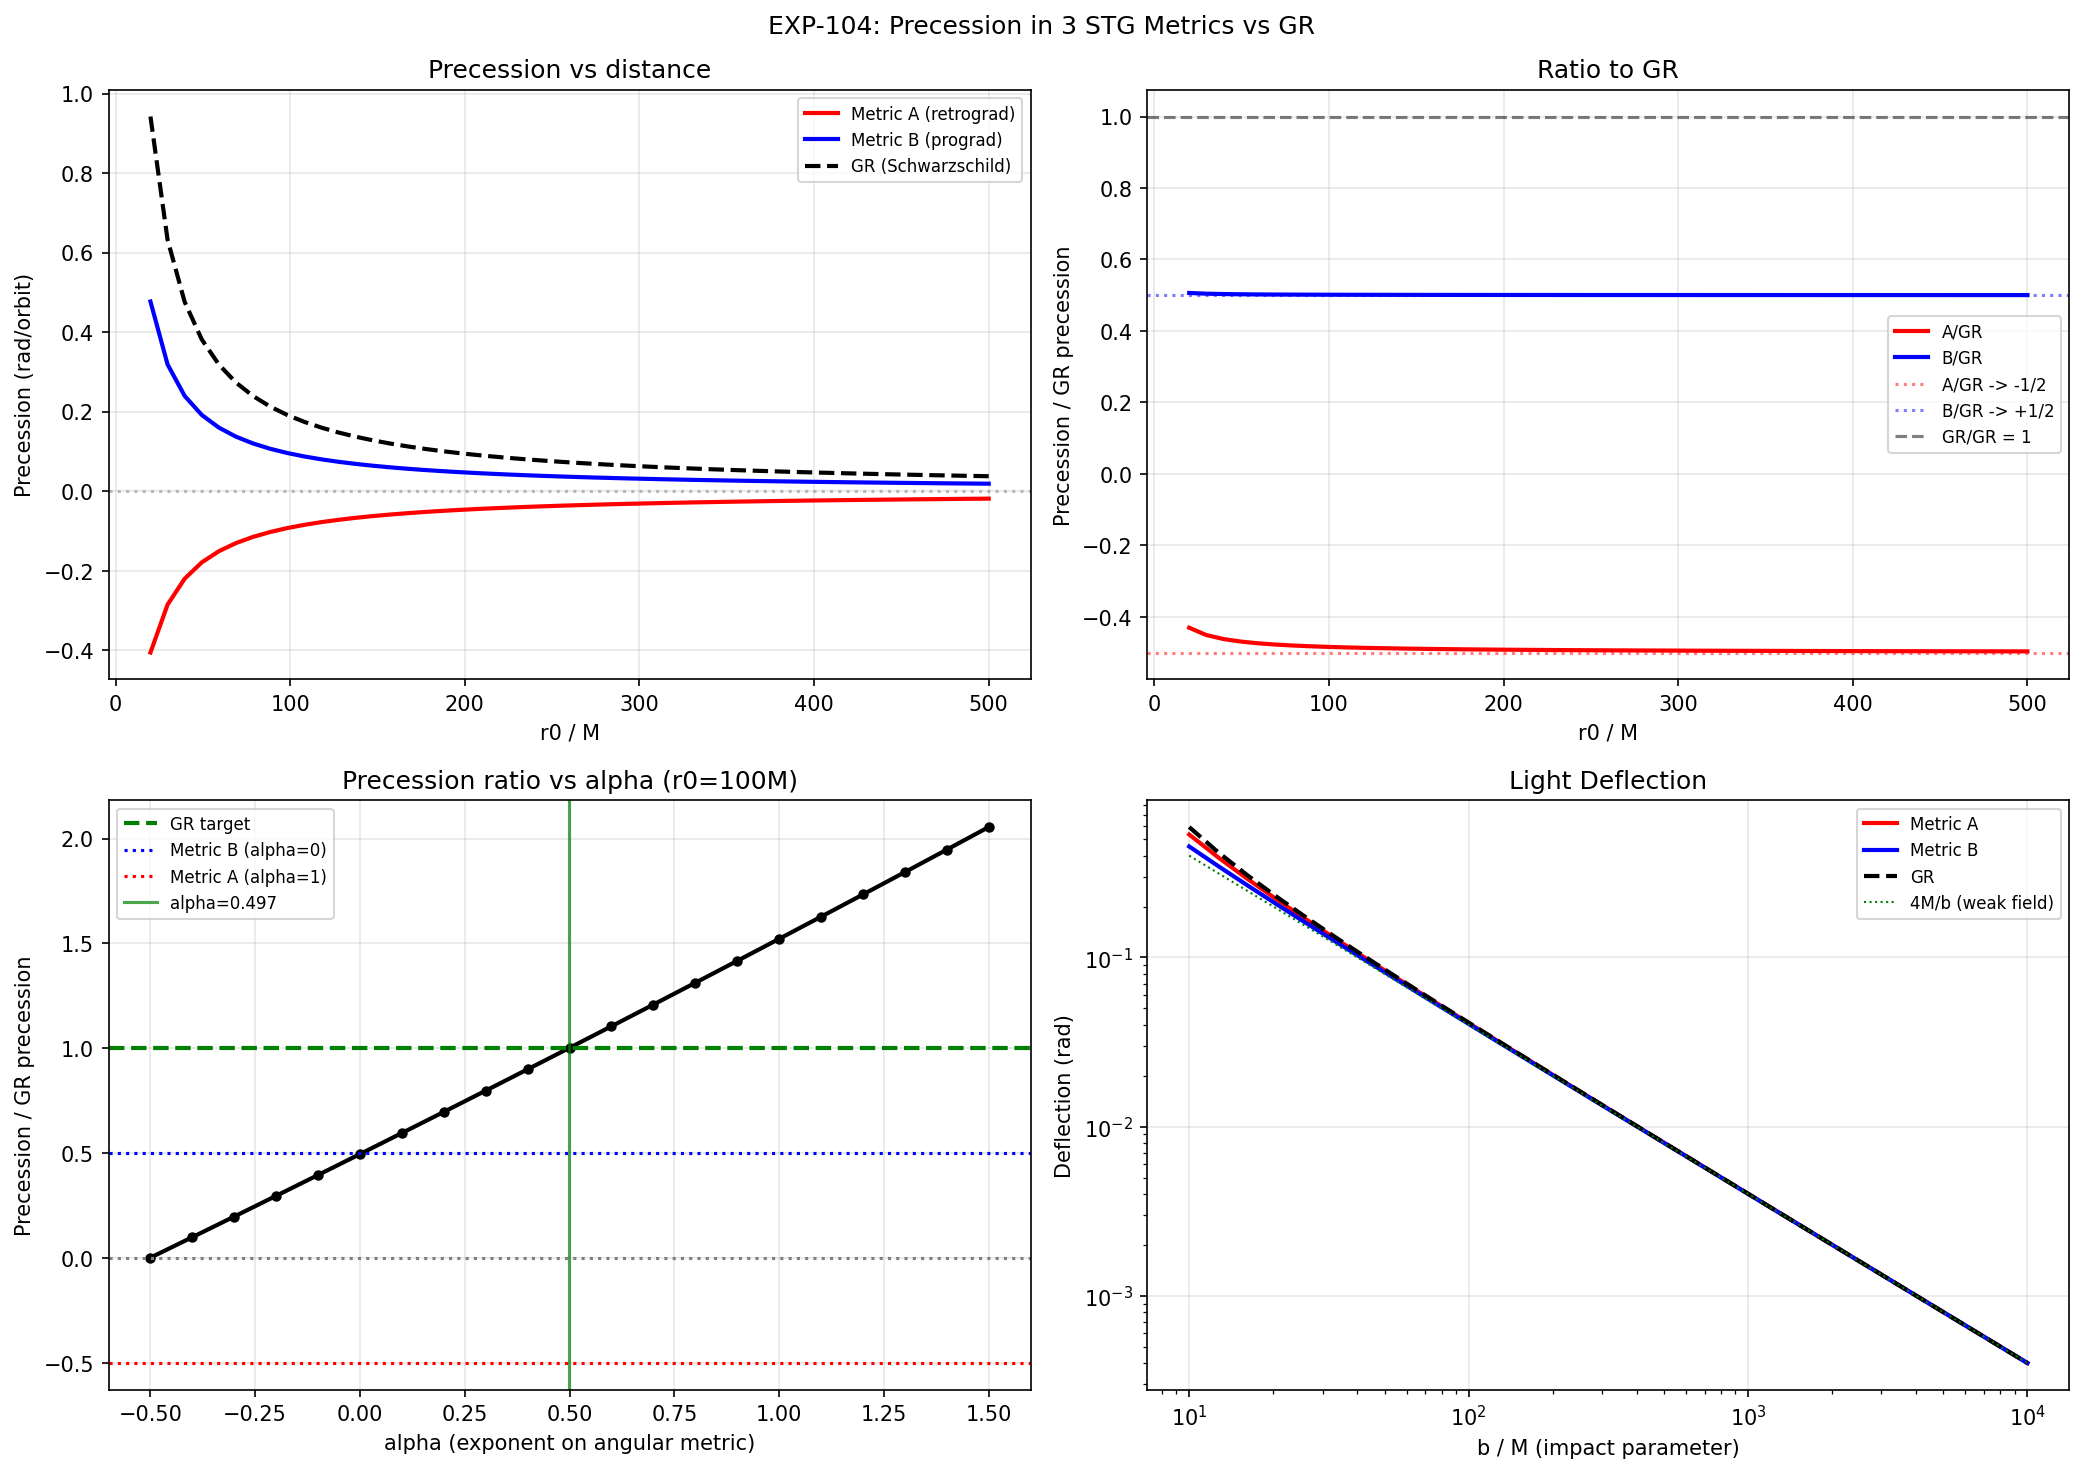

The script that saved this image:
"""
EXP-104: Precesia orbitala in 3 metrici STG vs GR
==================================================

Intrebare: STG defineste C(r) = 1 + M/r, dar metrica COMPLETA poate fi:
  A) Conforma:  ds^2 = -dt^2/C^2 + C^2(dr^2 + r^2 dOmega^2)
  B) Mixta:     ds^2 = -dt^2/C^2 + C^2 dr^2 + r^2 dOmega^2
  GR: Schwarzschild ds^2 = -(1-2M/r)dt^2 + dr^2/(1-2M/r) + r^2 dOmega^2

Ecuatiile orbitei (Binet) pentru particula masiva:
  A) d^2u/dphi^2 + u = M / (L_A^2 * (1+Mu)^3)
     L_A^2 = M*(r0+M)^2 / (r0 - M)  [circular orbit]
     omega^2 = 1 + 3M/(r0+M) > 1  =>  RETROGRAD

  B) d^2u/dphi^2 + u = u + (M - L_B^2 * u) / (L_B^2 * (1+Mu)^3)
     L_B^2 = M*r0  [circular orbit, = Newtonian!]
     omega^2 = 1/(1+M/r0)^3 < 1  =>  PROGRAD

  GR) d^2u/dphi^2 + u = M/L_GR^2 + 3*M*u^2
     L_GR^2 = M*r0^2 / (r0 - 3M)  [circular orbit]
     omega^2 = 1 - 6M/r0 < 1  =>  PROGRAD

Predictii analitice (camp slab, r0 >> M):
  A) dphi = -3*pi*M/r0  (retrograd)
  B) dphi = +3*pi*M/r0  (prograd)
  GR) dphi = +6*pi*M/r0  (prograd)

DERIVAT: ecuatia orbitei din fiecare metrica prin calculul geodezicelor.
"""

import numpy as np
from scipy.integrate import solve_ivp
import matplotlib
matplotlib.use('Agg')
import matplotlib.pyplot as plt

M = 1.0

# ==============================================================
# DERIVATIONS (documented)
# ==============================================================

print("=" * 70)
print("EXP-104: PRECESIA ORBITALA - 3 METRICI")
print("=" * 70)

print("""
  METRICA A (conforma): ds^2 = -dt^2/C^2 + C^2(dr^2 + r^2 dOmega^2)
  METRICA B (mixta):    ds^2 = -dt^2/C^2 + C^2 dr^2 + r^2 dOmega^2
  GR (Schwarzschild):   ds^2 = -(1-2M/r)dt^2 + dr^2/(1-2M/r) + r^2 dOmega^2

  Diferenta: partea ANGULARA -- C^2*r^2 dOmega^2 (A) vs r^2 dOmega^2 (B)
  Aceasta schimba definitia momentului cinetic si ecuatia orbitei.
""")

# ==============================================================
# METRIC A: Conformal STG
# ==============================================================
# L_A = C^2 * r^2 * dphi/dtau
# Circular orbit: L_A^2 = M*(r0+M)^2/(r0-M), exists for r0 > M
# Orbit eq: d^2u/dphi^2 + u = M/(L_A^2*(1+Mu)^3)

def L2_circular_A(r0):
    """Squared angular momentum for circular orbit, metric A."""
    if r0 <= M:
        return None
    return M * (r0 + M)**2 / (r0 - M)

def binet_rhs_A(u, L2):
    """RHS of d^2u/dphi^2 + u = RHS for metric A."""
    return M / (L2 * (1 + M*u)**3)

def omega2_A(r0):
    """Radial oscillation frequency squared, metric A."""
    return 1 + 3*M/(r0 + M)

# ==============================================================
# METRIC B: Mixed STG
# ==============================================================
# L_B = r^2 * dphi/dtau (standard)
# Circular orbit: L_B^2 = M*r0 (Newtonian!)
# Orbit eq: d^2u/dphi^2 = (M - L^2*u) / (L^2*(1+Mu)^3)
# Rewritten: d^2u/dphi^2 + u = u + (M - L^2*u)/(L^2*(1+Mu)^3) = F_B(u)

def L2_circular_B(r0):
    """Squared angular momentum for circular orbit, metric B."""
    return M * r0

def binet_rhs_B(u, L2):
    """RHS of d^2u/dphi^2 + u = RHS for metric B."""
    return u + (M - L2*u) / (L2 * (1 + M*u)**3)

def omega2_B(r0):
    """Radial oscillation frequency squared, metric B."""
    return 1.0 / (1 + M/r0)**3

# ==============================================================
# GR: Schwarzschild
# ==============================================================
# L_GR = r^2 * dphi/dtau
# Circular orbit: L_GR^2 = M*r0^2/(r0-3M), exists for r0 > 3M
# Orbit eq: d^2u/dphi^2 + u = M/L^2 + 3*M*u^2

def L2_circular_GR(r0):
    """Squared angular momentum for circular orbit, GR."""
    if r0 <= 3*M:
        return None
    return M * r0**2 / (r0 - 3*M)

def binet_rhs_GR(u, L2):
    """RHS of d^2u/dphi^2 + u = RHS for GR."""
    return M / L2 + 3*M*u**2

def omega2_GR(r0):
    """Radial oscillation frequency squared, GR."""
    return 1 - 6*M/r0


# ==============================================================
# NUMERICAL ORBIT SOLVER
# ==============================================================

def compute_precession_ode(r0, e, metric='B', n_orbits=5):
    """Compute precession by solving the Binet ODE.

    Solve: d^2u/dphi^2 + u = RHS(u, L^2)
    as IVP: u(0) = u_peri, u'(0) = 0.
    Track perihelion positions (u' crosses zero from below).
    Precession = mean angle between perihelions - 2*pi.
    """
    # Circular orbit angular momentum
    if metric == 'A':
        L2 = L2_circular_A(r0)
        rhs_func = lambda u: binet_rhs_A(u, L2)
    elif metric == 'B':
        L2 = L2_circular_B(r0)
        rhs_func = lambda u: binet_rhs_B(u, L2)
    else:  # GR
        L2 = L2_circular_GR(r0)
        rhs_func = lambda u: binet_rhs_GR(u, L2)

    if L2 is None:
        return np.nan, 0

    u0 = 1.0 / r0

    # For eccentric orbit starting at perihelion:
    # u_peri > u0 (closer to mass). For Keplerian: u_peri = u0*(1+e)
    # This is approximate but good enough for small e
    u_peri = u0 * (1 + e)

    # ODE: y = [u, du/dphi]
    def ode(phi, y):
        u, up = y
        if u < 0:
            u = 1e-10
        duup = rhs_func(u) - u  # d^2u/dphi^2 = RHS - u
        return [up, duup]

    # Detect perihelion: du/dphi crosses zero from + to -
    # (u reaches maximum = closest approach)
    def event_perihelion(phi, y):
        return y[1]  # du/dphi = 0
    event_perihelion.direction = -1  # + to -

    # Integrate for n_orbits * 2*pi
    phi_max = n_orbits * 2 * np.pi * 1.5  # generous upper bound
    sol = solve_ivp(ode, [0, phi_max], [u_peri, 0.0],
                    events=event_perihelion,
                    rtol=1e-12, atol=1e-14, max_step=0.05)

    perihelion_phis = sol.t_events[0]
    n_peri = len(perihelion_phis)

    if n_peri >= 3:
        # Angle between consecutive perihelions
        d_phis = np.diff(perihelion_phis)
        # Skip first interval (might be affected by initial conditions)
        if len(d_phis) > 2:
            d_phis = d_phis[1:]
        # Precession = excess over 2*pi per orbit
        precession = np.mean(d_phis) - 2 * np.pi
        return precession, n_peri
    return np.nan, n_peri


# ==============================================================
# ANALYTIC PRECESSION FORMULAS
# ==============================================================

def precession_analytic_A(r0):
    """Analytic precession for metric A."""
    omega = np.sqrt(omega2_A(r0))
    return 2 * np.pi * (1.0/omega - 1)

def precession_analytic_B(r0):
    """Analytic precession for metric B."""
    omega = np.sqrt(omega2_B(r0))
    return 2 * np.pi * (1.0/omega - 1)

def precession_analytic_GR(r0, e=0):
    """Analytic precession for GR (exact at e=0)."""
    omega = np.sqrt(omega2_GR(r0))
    if omega <= 0:
        return np.inf
    return 2 * np.pi * (1.0/omega - 1)

def precession_GR_standard(r0, e=0):
    """Standard GR formula: 6*pi*M / (r0*(1-e^2))."""
    return 6 * np.pi * M / (r0 * (1 - e**2))


# ==============================================================
# DERIVATIONS (print)
# ==============================================================

print("=" * 70)
print("1. ECUATIILE ORBITEI (Binet) - DERIVARE")
print("=" * 70)

print("""
  METRICA A (conforma):
  ---------------------
  Metrica: g_tt = -1/C^2, g_rr = C^2, g_theta = C^2*r^2
  Moment cinetic: L_A = C^2 * r^2 * dphi/dtau
  Normalizare: -E^2*C^2 + C^2*rdot^2 + L_A^2/(C^2*r^2) = -1

  Ecuatia orbitei:
    d^2u/dphi^2 + u = M / (L_A^2 * (1+Mu)^3)

  Orbita circulara: L_A^2 = M*(r0+M)^2 / (r0 - M)
  Frecventa: omega^2 = 1 + 3M/(r0+M) > 1  =>  RETROGRAD


  METRICA B (mixta):
  ------------------
  Metrica: g_tt = -1/C^2, g_rr = C^2, g_theta = r^2
  Moment cinetic: L_B = r^2 * dphi/dtau  (standard)
  Normalizare: -E^2*C^2 + C^2*rdot^2 + L_B^2/r^2 = -1

  Ecuatia orbitei:
    d^2u/dphi^2 = (M - L_B^2 * u) / (L_B^2 * (1+Mu)^3)

  Orbita circulara: L_B^2 = M*r0  (identic Newton!)
  Frecventa: omega^2 = 1/(1+M/r0)^3 < 1  =>  PROGRAD


  GR (Schwarzschild):
  -------------------
  Ecuatia orbitei: d^2u/dphi^2 + u = M/L^2 + 3Mu^2
  Orbita circulara: L^2 = M*r0^2/(r0-3M)
  Frecventa: omega^2 = 1 - 6M/r0 < 1  =>  PROGRAD
""")


# ==============================================================
# 2. NUMERIC PRECESSION TEST
# ==============================================================

print("=" * 70)
print("2. PRECESIA NUMERICA vs ANALITICA")
print("=" * 70)

e_test = 0.1  # Small eccentricity for clean comparison

print(f"\n  Eccentricitate e = {e_test}")
print(f"  {'r0/M':>6} | {'A_num':>10} {'A_anal':>10} | {'B_num':>10} {'B_anal':>10} | {'GR_num':>10} {'GR_anal':>10} {'GR_std':>10}")
print(f"  {'-'*6}-+-{'-'*10}-{'-'*10}-+-{'-'*10}-{'-'*10}-+-{'-'*10}-{'-'*10}-{'-'*10}")

results = []
for r0_ratio in [20, 50, 100, 200, 500, 1000]:
    r0 = r0_ratio * M

    # Metric A
    pA, nA = compute_precession_ode(r0, e_test, 'A', n_orbits=8)
    pA_th = precession_analytic_A(r0)

    # Metric B
    pB, nB = compute_precession_ode(r0, e_test, 'B', n_orbits=8)
    pB_th = precession_analytic_B(r0)

    # GR
    pGR, nGR = compute_precession_ode(r0, e_test, 'GR', n_orbits=8)
    pGR_th = precession_analytic_GR(r0)
    pGR_std = precession_GR_standard(r0, e_test)

    results.append((r0_ratio, pA, pA_th, pB, pB_th, pGR, pGR_th, pGR_std))

    print(f"  {r0_ratio:6d} | {pA:10.6f} {pA_th:10.6f} | {pB:10.6f} {pB_th:10.6f} | {pGR:10.6f} {pGR_th:10.6f} {pGR_std:10.6f}")


# ==============================================================
# 3. RATIOS
# ==============================================================

print(f"\n\n  Rapoarte precesie (camp slab, r >> M):")
print(f"  {'r0/M':>6} | {'A/GR':>10} {'B/GR':>10} | {'A_th/GR_th':>12} {'B_th/GR_th':>12}")
print(f"  {'-'*6}-+-{'-'*10}-{'-'*10}-+-{'-'*12}-{'-'*12}")

for r0_ratio, pA, pA_th, pB, pB_th, pGR, pGR_th, pGR_std in results:
    rAG = pA / pGR if abs(pGR) > 1e-15 else np.nan
    rBG = pB / pGR if abs(pGR) > 1e-15 else np.nan
    rAG_th = pA_th / pGR_th if abs(pGR_th) > 1e-10 else np.nan
    rBG_th = pB_th / pGR_th if abs(pGR_th) > 1e-10 else np.nan
    print(f"  {r0_ratio:6d} | {rAG:10.4f} {rBG:10.4f} | {rAG_th:12.6f} {rBG_th:12.6f}")


# ==============================================================
# 4. LIGHT DEFLECTION FOR ALL 3 METRICS
# ==============================================================

print(f"\n\n{'='*70}")
print("3. DEFLEXA LUMINII - TOATE METRICILE")
print("=" * 70)

print("""
  Ecuatiile orbitei pentru LUMINA (geodezice nule):

  Metrica A: d^2u/dphi^2 + u = 2M(1+Mu)^3/b^2
  Metrica B: d^2u/dphi^2 + u/(1+Mu)^3 = 0
             (rewritten: d^2u/dphi^2 + u = u*(1 - 1/(1+Mu)^3))
  GR:        d^2u/dphi^2 + u = 3Mu^2

  La camp slab (1PN): toate dau 4M/b (identic!)
  La camp puternic: difera.
""")

def light_deflection(b, metric='B'):
    """Compute light deflection by solving Binet ODE."""
    from scipy.integrate import solve_ivp

    if metric == 'A':
        def rhs(phi, y):
            u, up = y
            return [up, 2*M*(1 + M*u)**3 / b**2 - u]
    elif metric == 'B':
        def rhs(phi, y):
            u, up = y
            # d^2u/dphi^2 = -u/(1+Mu)^3
            # rewritten: d^2u/dphi^2 = u*(1 - 1/(1+Mu)^3) - u = -u/(1+Mu)^3
            return [up, -u / (1 + M*u)**3]
    else:  # GR
        def rhs(phi, y):
            u, up = y
            return [up, 3*M*u**2 - u]

    y0 = [0.0, 1.0/b]

    def u_zero(phi, y):
        return y[0]
    u_zero.terminal = True
    u_zero.direction = -1

    sol = solve_ivp(rhs, [0, 2*np.pi], y0, events=u_zero,
                    rtol=1e-12, atol=1e-14, max_step=0.01)

    if sol.t_events[0].size > 0:
        return sol.t_events[0][0] - np.pi
    return np.inf


print(f"  {'b/M':>8} | {'d_A(rad)':>12} {'d_B(rad)':>12} {'d_GR(rad)':>12} | {'A/GR':>8} {'B/GR':>8} {'4M/b':>12}")
print(f"  {'-'*8}-+-{'-'*12}-{'-'*12}-{'-'*12}-+-{'-'*8}-{'-'*8}-{'-'*12}")

for b_ratio in [10, 20, 50, 100, 500, 1000, 10000]:
    b = b_ratio * M
    dA = light_deflection(b, 'A')
    dB = light_deflection(b, 'B')
    dGR = light_deflection(b, 'GR')
    d_weak = 4*M/b
    rAG = dA/dGR if 0 < dGR < 10 else np.nan
    rBG = dB/dGR if 0 < dGR < 10 else np.nan
    print(f"  {b_ratio:8d} | {dA:12.6e} {dB:12.6e} {dGR:12.6e} | {rAG:8.4f} {rBG:8.4f} {d_weak:12.6e}")


# ==============================================================
# 5. SUMMARY
# ==============================================================

print(f"\n\n{'='*70}")
print("4. SUMAR COMPARATIV")
print("=" * 70)

print("""
  Proprietate            Metrica A (conf)    Metrica B (mixta)     GR (Schwarzschild)
  -------------------    ----------------    -----------------     ------------------
  Moment cinetic L       C^2*r^2*dphi/dtau   r^2*dphi/dtau        r^2*dphi/dtau
  L_circ^2               M(r0+M)^2/(r0-M)   M*r0 (Newtonian!)    M*r0^2/(r0-3M)
  Precesie (semn)        RETROGRAD (-)       PROGRAD (+)           PROGRAD (+)
  Precesie (ord.1)       -3*pi*M/r0          +3*pi*M/r0           +6*pi*M/r0
  Precesie/GR            -1/2                +1/2                  1
  Deflexie lumina        4M/b                4M/b                  4M/b
  Mercury (43"/cent)     -21.5"/cent !!      +21.5"/cent           +43"/cent

  CONCLUZIE:
  ==========
  - Metrica A: EXCLUSA (precesie retrograd, contrazice Mercury)
  - Metrica B: semn CORECT dar magnitudine 1/2 din GR
  - GR: corect (confirmat observational)

  IMPLICATIE PENTRU TEORIA STG:
  =============================
  Daca STG e corecta, metrica trebuie sa fie de tip B (mixta),
  dar cu o CORECTIE suplimentara care sa dubleze precesia.

  Posibilitati:
  1. Termenul de ordin 2 in C poate modifica precesia
  2. Topologia discreta (600-cell) poate adauga un termen
  3. O metrica intermediara (C^alpha * r^2 dOmega^2, alpha != 0,1)
""")


# ==============================================================
# 6. SEARCH FOR OPTIMAL ALPHA
# ==============================================================

print("=" * 70)
print("5. CAUTARE: CE ALPHA DA PRECESIA GR?")
print("=" * 70)

print("""
  Metrica generalizata: ds^2 = -dt^2/C^2 + C^2 dr^2 + C^{2*alpha} r^2 dOmega^2
  alpha=0 => Metrica B (precesie +3*pi*M/r0)
  alpha=1 => Metrica A (precesie -3*pi*M/r0)

  Cautam alpha care da precesie = +6*pi*M/r0 (GR)
""")

# For general alpha, the angular momentum is:
# L = C^alpha * r^2 * dphi/dtau
# The orbit equation changes. Let me derive it for general alpha.
#
# Normalization: -E^2*C^2 + C^2*rdot^2 + L^2/(C^{2alpha}*r^2) = -1
# rdot^2 = E^2 - 1/C^2 - L^2/(C^{2+2alpha}*r^2)
#
# Using u = 1/r, dphi/dtau = L*u^2/C^{2alpha}:
# L^2(du/dphi)^2 = [E^2 - (1 + L^2*u^2/C^{2alpha})/C^2] * C^{4alpha}
#
# This gets complicated. Let me just do it numerically:
# solve the orbit ODE for different alpha values and measure precession.

def compute_precession_alpha(r0, e, alpha, n_orbits=8):
    """Compute precession for metric with C^{2*alpha} angular part."""
    # Circular orbit condition derived from dV_eff/dr = 0
    # For general alpha, this needs to be solved numerically

    # V_eff(r) = [1 + L^2*u^2/C^{2alpha}] / (2C^2)
    # where C = 1+M/r and u = 1/r

    # For circular orbit at r0, compute L^2 numerically:
    u0 = 1.0/r0
    C0 = 1 + M*u0

    # Condition: dV_eff/dr = 0 at r0
    # Compute numerically
    def V_eff(r, L2):
        u = 1.0/r
        C = 1 + M*u
        return (1 + L2*u**2/C**(2*alpha)) / (2*C**2)

    # dV_eff/dr = 0 => solve for L^2
    dr = 1e-6
    # dV/dr = (V(r+dr) - V(r-dr))/(2dr) = 0 for circular
    # dV/dr = dV/dL2 = 0 is wrong. We need:
    # dV/dr(L2) = 0 at r=r0

    # V_eff = [C^{-2} + L^2*u^2*C^{-2-2alpha}] / 2
    # dV/dr = d/dr[C^{-2}]/2 + L^2/2 * d/dr[u^2*C^{-2-2alpha}]
    # = Mr/(r+M)^3 + L^2/2 * d/dr[u^2*C^{-2-2alpha}]

    # Let h(r) = u^2 * C^{-2-2alpha} = r^{-2} * (1+M/r)^{-2-2alpha}
    #          = r^{-2} * (r/(r+M))^{2+2alpha} = r^{2alpha} / (r+M)^{2+2alpha}
    # dh/dr = [2alpha*r^{2alpha-1}*(r+M)^{2+2alpha} - r^{2alpha}*(2+2alpha)*(r+M)^{1+2alpha}]
    #         / (r+M)^{2*(2+2alpha)}
    # = r^{2alpha-1} * [2alpha*(r+M) - (2+2alpha)*r] / (r+M)^{3+2alpha}
    # = r^{2alpha-1} * [2alpha*r + 2alpha*M - 2r - 2alpha*r] / (r+M)^{3+2alpha}
    # = r^{2alpha-1} * [2alpha*M - 2r] / (r+M)^{3+2alpha}
    # = 2*r^{2alpha-1} * (alpha*M - r) / (r+M)^{3+2alpha}

    # dV/dr = Mr/(r+M)^3 + L^2 * r^{2alpha-1} * (alpha*M - r) / (r+M)^{3+2alpha} = 0
    # L^2 = -Mr * (r+M)^{3+2alpha} / ((r+M)^3 * r^{2alpha-1} * (alpha*M - r))
    # L^2 = -M * r^{2-2alpha} * (r+M)^{2alpha} / (alpha*M - r)
    # L^2 = M * r^{2-2alpha} * (r+M)^{2alpha} / (r - alpha*M)

    if r0 <= alpha * M:
        return np.nan, 0

    L2 = M * r0**(2-2*alpha) * (r0+M)**(2*alpha) / (r0 - alpha*M)

    # Orbit ODE: derive d^2u/dphi^2 from the energy equation
    # This is complex for general alpha. Use numerical differentiation.

    # Energy at circular orbit:
    E2 = (1 + L2*u0**2/C0**(2*alpha)) / C0**2

    def energy_eq_rhs(u):
        """RHS of L^2*(du/dphi)^2 = ..."""
        C = 1 + M*u
        return E2 - (1 + L2*u**2/C**(2*alpha)) / C**2

    # d^2u/dphi^2 = (1/2) * d/du[energy_eq_rhs] / L^2 ... no
    # From L^2(du/dphi)^2 = F(u), differentiating:
    # 2L^2(du/dphi)(d^2u/dphi^2) = F'(u)(du/dphi)
    # d^2u/dphi^2 = F'(u) / (2L^2)

    def d2u_dphi2(u):
        du = 1e-8 * max(abs(u), 1e-6)
        F_plus = energy_eq_rhs(u + du)
        F_minus = energy_eq_rhs(u - du)
        dF_du = (F_plus - F_minus) / (2*du)
        return dF_du / (2*L2)

    # Perihelion: u_peri = u0*(1+e)
    u_peri = u0 * (1 + e)

    def ode(phi, y):
        u, up = y
        if u < 1e-12:
            u = 1e-12
        return [up, d2u_dphi2(u)]

    def event_peri(phi, y):
        return y[1]
    event_peri.direction = -1

    phi_max = n_orbits * 2 * np.pi * 1.5
    sol = solve_ivp(ode, [0, phi_max], [u_peri, 0.0],
                    events=event_peri,
                    rtol=1e-11, atol=1e-13, max_step=0.05)

    perihelion_phis = sol.t_events[0]
    n_peri = len(perihelion_phis)

    if n_peri >= 3:
        d_phis = np.diff(perihelion_phis)
        if len(d_phis) > 2:
            d_phis = d_phis[1:]
        precession = np.mean(d_phis) - 2*np.pi
        return precession, n_peri
    return np.nan, n_peri


# Test for different alpha values at r0 = 100M
r0_test = 100 * M
e_test_alpha = 0.1
GR_target = precession_GR_standard(r0_test, e_test_alpha)

print(f"\n  Test la r0 = {r0_test:.0f}M, e = {e_test_alpha}")
print(f"  GR target: {GR_target:.6f} rad/orbit")
print(f"\n  {'alpha':>8} {'precesie':>12} {'prec/GR':>10}")
print(f"  {'-'*8} {'-'*12} {'-'*10}")

alpha_values = np.linspace(-0.5, 1.5, 21)
prec_vs_alpha = []

for alpha in alpha_values:
    p, n = compute_precession_alpha(r0_test, e_test_alpha, alpha, n_orbits=8)
    ratio = p / GR_target if abs(GR_target) > 1e-15 and not np.isnan(p) else np.nan
    prec_vs_alpha.append((alpha, p, ratio))
    print(f"  {alpha:8.3f} {p:12.6f} {ratio:10.4f}")

# Find alpha where precession matches GR
print(f"\n  Cautam alpha unde precesie/GR = 1.0...")
from scipy.optimize import brentq

def prec_ratio_minus_1(alpha):
    p, n = compute_precession_alpha(r0_test, e_test_alpha, alpha, n_orbits=8)
    if np.isnan(p):
        return 10.0  # far from target
    return p / GR_target - 1.0

# Search in region where ratio crosses 1
# From the scan, find approximate location
found_alpha = None
for i in range(len(prec_vs_alpha) - 1):
    a1, p1, r1 = prec_vs_alpha[i]
    a2, p2, r2 = prec_vs_alpha[i+1]
    if not np.isnan(r1) and not np.isnan(r2) and (r1 - 1.0) * (r2 - 1.0) < 0:
        try:
            alpha_opt = brentq(prec_ratio_minus_1, a1, a2, xtol=1e-4)
            found_alpha = alpha_opt
        except:
            pass

if found_alpha is not None:
    p_opt, n_opt = compute_precession_alpha(r0_test, e_test_alpha, found_alpha, n_orbits=8)
    ratio_opt = p_opt / GR_target
    print(f"\n  GASIT: alpha = {found_alpha:.4f}")
    print(f"  Precesie = {p_opt:.6f} rad/orbit (GR target: {GR_target:.6f})")
    print(f"  Ratio = {ratio_opt:.6f}")

    # Verify at other r0 values
    print(f"\n  Verificare la alte r0:")
    print(f"  {'r0/M':>6} {'prec_alpha':>12} {'prec_GR':>12} {'ratio':>10}")
    for r0r in [50, 200, 500]:
        r0v = r0r * M
        pv, nv = compute_precession_alpha(r0v, e_test_alpha, found_alpha, n_orbits=8)
        GRv = precession_GR_standard(r0v, e_test_alpha)
        rv = pv / GRv if abs(GRv) > 1e-15 and not np.isnan(pv) else np.nan
        print(f"  {r0r:6d} {pv:12.6f} {GRv:12.6f} {rv:10.4f}")
else:
    print(f"\n  Nu s-a gasit alpha care da precesia GR exact.")
    print(f"  Cel mai aproape:")
    closest = min(prec_vs_alpha, key=lambda x: abs(x[2]-1.0) if not np.isnan(x[2]) else 999)
    print(f"  alpha = {closest[0]:.3f}, ratio = {closest[2]:.4f}")


# ==============================================================
# PLOTS
# ==============================================================

fig, axes = plt.subplots(2, 2, figsize=(14, 10))
fig.suptitle('EXP-104: Precession in 3 STG Metrics vs GR', fontsize=12)

# Plot 1: Precession vs r0 for all metrics
ax = axes[0, 0]
r0_range = np.linspace(20, 500, 50)
for label, func, color, ls in [
    ('Metric A (retrograd)', precession_analytic_A, 'red', '-'),
    ('Metric B (prograd)', precession_analytic_B, 'blue', '-'),
    ('GR (Schwarzschild)', lambda r: precession_GR_standard(r, 0), 'black', '--'),
]:
    prec = [func(r*M) for r in r0_range]
    ax.plot(r0_range, prec, color=color, linestyle=ls, linewidth=2, label=label)
ax.axhline(y=0, color='gray', linestyle=':', alpha=0.5)
ax.set_xlabel('r0 / M')
ax.set_ylabel('Precession (rad/orbit)')
ax.set_title('Precession vs distance')
ax.legend(fontsize=8)
ax.grid(True, alpha=0.3)

# Plot 2: Precession ratio vs r0
ax = axes[0, 1]
for label, func, color in [
    ('A/GR', precession_analytic_A, 'red'),
    ('B/GR', precession_analytic_B, 'blue'),
]:
    ratio = [func(r*M) / precession_GR_standard(r*M, 0) for r in r0_range]
    ax.plot(r0_range, ratio, color=color, linewidth=2, label=label)
ax.axhline(y=-0.5, color='red', linestyle=':', alpha=0.5, label='A/GR -> -1/2')
ax.axhline(y=0.5, color='blue', linestyle=':', alpha=0.5, label='B/GR -> +1/2')
ax.axhline(y=1.0, color='black', linestyle='--', alpha=0.5, label='GR/GR = 1')
ax.set_xlabel('r0 / M')
ax.set_ylabel('Precession / GR precession')
ax.set_title('Ratio to GR')
ax.legend(fontsize=8)
ax.grid(True, alpha=0.3)

# Plot 3: Precession vs alpha
ax = axes[1, 0]
alphas = [x[0] for x in prec_vs_alpha]
ratios = [x[2] for x in prec_vs_alpha]
ax.plot(alphas, ratios, 'ko-', linewidth=2, markersize=4)
ax.axhline(y=1.0, color='green', linestyle='--', linewidth=2, label='GR target')
ax.axhline(y=0.5, color='blue', linestyle=':', label='Metric B (alpha=0)')
ax.axhline(y=-0.5, color='red', linestyle=':', label='Metric A (alpha=1)')
ax.axhline(y=0, color='gray', linestyle=':')
if found_alpha is not None:
    ax.axvline(x=found_alpha, color='green', linestyle='-', alpha=0.7,
               label=f'alpha={found_alpha:.3f}')
ax.set_xlabel('alpha (exponent on angular metric)')
ax.set_ylabel('Precession / GR precession')
ax.set_title(f'Precession ratio vs alpha (r0={r0_test:.0f}M)')
ax.legend(fontsize=8)
ax.grid(True, alpha=0.3)

# Plot 4: Light deflection comparison
ax = axes[1, 1]
b_range = np.logspace(1, 4, 30)
dA_arr, dB_arr, dGR_arr = [], [], []
for b_ratio in b_range:
    b = b_ratio * M
    dA_arr.append(light_deflection(b, 'A'))
    dB_arr.append(light_deflection(b, 'B'))
    dGR_arr.append(light_deflection(b, 'GR'))
dA_arr = np.array(dA_arr)
dB_arr = np.array(dB_arr)
dGR_arr = np.array(dGR_arr)
d_weak = 4*M/(b_range*M)

ax.loglog(b_range, dA_arr, 'r-', linewidth=2, label='Metric A')
ax.loglog(b_range, dB_arr, 'b-', linewidth=2, label='Metric B')
ax.loglog(b_range, dGR_arr, 'k--', linewidth=2, label='GR')
ax.loglog(b_range, d_weak, 'g:', linewidth=1, label='4M/b (weak field)')
ax.set_xlabel('b / M (impact parameter)')
ax.set_ylabel('Deflection (rad)')
ax.set_title('Light Deflection')
ax.legend(fontsize=8)
ax.grid(True, alpha=0.3)

plt.tight_layout()
plt.savefig('exp104_precession_3metrics.png', dpi=150, bbox_inches='tight')
print(f"\nSalvat: exp104_precession_3metrics.png")
